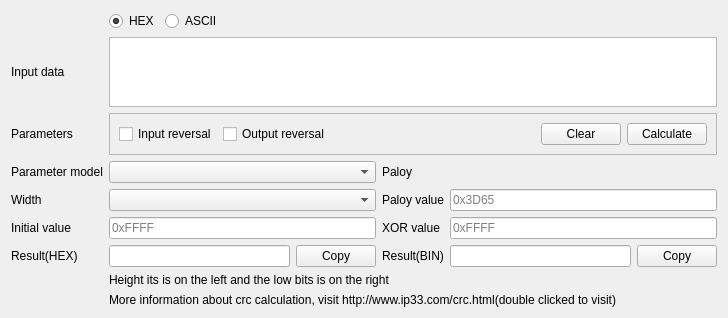
<?xml version="1.0" encoding="UTF-8"?>
<ui version="4.0">
 <class>xToolsCRCCalculatorAssistant</class>
 <widget class="QWidget" name="xToolsCRCCalculatorAssistant">
  <property name="geometry">
   <rect>
    <x>0</x>
    <y>0</y>
    <width>728</width>
    <height>314</height>
   </rect>
  </property>
  <property name="windowTitle">
   <string>CRC Assistant</string>
  </property>
  <layout class="QGridLayout" name="gridLayout">
   <item row="4" column="3">
    <widget class="QLabel" name="label_5">
     <property name="text">
      <string>Paloy value</string>
     </property>
    </widget>
   </item>
   <item row="5" column="0">
    <widget class="QLabel" name="label_6">
     <property name="text">
      <string>Initial value</string>
     </property>
    </widget>
   </item>
   <item row="6" column="2">
    <widget class="QPushButton" name="pushButtonCopyHex">
     <property name="text">
      <string>Copy</string>
     </property>
    </widget>
   </item>
   <item row="8" column="1" colspan="5">
    <widget class="QLabel" name="labelInfo">
     <property name="styleSheet">
      <string notr="true"/>
     </property>
     <property name="text">
      <string>More information about crc calculation, visit http://www.ip33.com/crc.html(double clicked to visit)</string>
     </property>
    </widget>
   </item>
   <item row="2" column="1" colspan="5">
    <widget class="QFrame" name="frame_2">
     <property name="frameShape">
      <enum>QFrame::StyledPanel</enum>
     </property>
     <property name="frameShadow">
      <enum>QFrame::Raised</enum>
     </property>
     <layout class="QHBoxLayout" name="horizontalLayout_2">
      <item>
       <widget class="QCheckBox" name="checkBoxRefIn">
        <property name="text">
         <string>Input reversal</string>
        </property>
       </widget>
      </item>
      <item>
       <widget class="QCheckBox" name="checkBoxRefOut">
        <property name="text">
         <string>Output reversal</string>
        </property>
       </widget>
      </item>
      <item>
       <spacer name="horizontalSpacer_2">
        <property name="orientation">
         <enum>Qt::Horizontal</enum>
        </property>
        <property name="sizeHint" stdset="0">
         <size>
          <width>40</width>
          <height>20</height>
         </size>
        </property>
       </spacer>
      </item>
      <item>
       <widget class="QPushButton" name="pushButtonClear">
        <property name="text">
         <string>Clear</string>
        </property>
       </widget>
      </item>
      <item>
       <widget class="QPushButton" name="pushButtonCalculate">
        <property name="text">
         <string>Calculate</string>
        </property>
       </widget>
      </item>
     </layout>
    </widget>
   </item>
   <item row="2" column="0">
    <widget class="QLabel" name="label_11">
     <property name="text">
      <string>Parameters</string>
     </property>
    </widget>
   </item>
   <item row="6" column="4">
    <widget class="QLineEdit" name="lineEditOutputBin"/>
   </item>
   <item row="5" column="3">
    <widget class="QLabel" name="label_7">
     <property name="text">
      <string>XOR value</string>
     </property>
    </widget>
   </item>
   <item row="7" column="1" colspan="4">
    <widget class="QLabel" name="label_10">
     <property name="styleSheet">
      <string notr="true"/>
     </property>
     <property name="text">
      <string>Height its is on the left and the low bits is on the right</string>
     </property>
    </widget>
   </item>
   <item row="0" column="1" colspan="5">
    <widget class="QFrame" name="frame">
     <property name="styleSheet">
      <string notr="true">QFrame {
	border:none
}</string>
     </property>
     <property name="frameShape">
      <enum>QFrame::StyledPanel</enum>
     </property>
     <property name="frameShadow">
      <enum>QFrame::Raised</enum>
     </property>
     <layout class="QHBoxLayout" name="horizontalLayout">
      <property name="leftMargin">
       <number>0</number>
      </property>
      <property name="topMargin">
       <number>0</number>
      </property>
      <property name="rightMargin">
       <number>0</number>
      </property>
      <property name="bottomMargin">
       <number>0</number>
      </property>
      <item>
       <widget class="QRadioButton" name="radioButtonHex">
        <property name="text">
         <string>HEX</string>
        </property>
        <property name="checked">
         <bool>true</bool>
        </property>
       </widget>
      </item>
      <item>
       <widget class="QRadioButton" name="radioButtonASCII">
        <property name="text">
         <string>ASCII</string>
        </property>
       </widget>
      </item>
      <item>
       <spacer name="horizontalSpacer">
        <property name="orientation">
         <enum>Qt::Horizontal</enum>
        </property>
        <property name="sizeHint" stdset="0">
         <size>
          <width>40</width>
          <height>20</height>
         </size>
        </property>
       </spacer>
      </item>
     </layout>
    </widget>
   </item>
   <item row="6" column="0">
    <widget class="QLabel" name="label_8">
     <property name="text">
      <string>Result(HEX)</string>
     </property>
    </widget>
   </item>
   <item row="3" column="0">
    <widget class="QLabel" name="label">
     <property name="text">
      <string>Parameter model</string>
     </property>
    </widget>
   </item>
   <item row="6" column="1">
    <widget class="QLineEdit" name="lineEditOutputHex"/>
   </item>
   <item row="3" column="4" colspan="2">
    <widget class="QLabel" name="labelPolyFormula">
     <property name="text">
      <string/>
     </property>
    </widget>
   </item>
   <item row="4" column="0">
    <widget class="QLabel" name="label_2">
     <property name="text">
      <string>Width</string>
     </property>
    </widget>
   </item>
   <item row="1" column="1" colspan="5">
    <widget class="QTextEdit" name="textEdit">
     <property name="html">
      <string>&lt;!DOCTYPE HTML PUBLIC &quot;-//W3C//DTD HTML 4.0//EN&quot; &quot;http://www.w3.org/TR/REC-html40/strict.dtd&quot;&gt;
&lt;html&gt;&lt;head&gt;&lt;meta name=&quot;qrichtext&quot; content=&quot;1&quot; /&gt;&lt;meta charset=&quot;utf-8&quot; /&gt;&lt;style type=&quot;text/css&quot;&gt;
p, li { white-space: pre-wrap; }
hr { height: 1px; border-width: 0; }
li.unchecked::marker { content: &quot;\2610&quot;; }
li.checked::marker { content: &quot;\2612&quot;; }
&lt;/style&gt;&lt;/head&gt;&lt;body style=&quot; font-family:'Sans Serif'; font-size:9pt; font-weight:400; font-style:normal;&quot;&gt;
&lt;p style=&quot;-qt-paragraph-type:empty; margin-top:0px; margin-bottom:0px; margin-left:0px; margin-right:0px; -qt-block-indent:0; text-indent:0px; font-family:'SimSun';&quot;&gt;&lt;br /&gt;&lt;/p&gt;&lt;/body&gt;&lt;/html&gt;</string>
     </property>
    </widget>
   </item>
   <item row="6" column="5">
    <widget class="QPushButton" name="pushButtonCopyBin">
     <property name="text">
      <string>Copy</string>
     </property>
    </widget>
   </item>
   <item row="4" column="1" colspan="2">
    <widget class="QComboBox" name="comboBoxWidth"/>
   </item>
   <item row="5" column="1" colspan="2">
    <widget class="QLineEdit" name="lineEditInit">
     <property name="placeholderText">
      <string notr="true">0xFFFF</string>
     </property>
    </widget>
   </item>
   <item row="4" column="4" colspan="2">
    <widget class="QLineEdit" name="lineEditPoly">
     <property name="text">
      <string/>
     </property>
     <property name="placeholderText">
      <string notr="true">0x3D65</string>
     </property>
    </widget>
   </item>
   <item row="3" column="1" colspan="2">
    <widget class="QComboBox" name="comboBoxName"/>
   </item>
   <item row="3" column="3">
    <widget class="QLabel" name="label_4">
     <property name="text">
      <string>Paloy</string>
     </property>
    </widget>
   </item>
   <item row="5" column="4" colspan="2">
    <widget class="QLineEdit" name="lineEditXOROUT">
     <property name="placeholderText">
      <string notr="true">0xFFFF</string>
     </property>
    </widget>
   </item>
   <item row="1" column="0">
    <widget class="QLabel" name="label_3">
     <property name="text">
      <string>Input data</string>
     </property>
    </widget>
   </item>
   <item row="6" column="3">
    <widget class="QLabel" name="label_9">
     <property name="text">
      <string>Result(BIN)</string>
     </property>
    </widget>
   </item>
  </layout>
  <zorder>label_6</zorder>
  <zorder>lineEditOutputHex</zorder>
  <zorder>textEdit</zorder>
  <zorder>lineEditPoly</zorder>
  <zorder>labelInfo</zorder>
  <zorder>label_5</zorder>
  <zorder>label_7</zorder>
  <zorder>label</zorder>
  <zorder>pushButtonCopyBin</zorder>
  <zorder>lineEditXOROUT</zorder>
  <zorder>label_8</zorder>
  <zorder>frame_2</zorder>
  <zorder>comboBoxName</zorder>
  <zorder>label_3</zorder>
  <zorder>frame</zorder>
  <zorder>label_10</zorder>
  <zorder>lineEditOutputBin</zorder>
  <zorder>label_2</zorder>
  <zorder>pushButtonCopyHex</zorder>
  <zorder>label_9</zorder>
  <zorder>comboBoxWidth</zorder>
  <zorder>lineEditInit</zorder>
  <zorder>label_4</zorder>
  <zorder>labelPolyFormula</zorder>
  <zorder>label_11</zorder>
 </widget>
 <resources/>
 <connections>
  <connection>
   <sender>pushButtonClear</sender>
   <signal>clicked()</signal>
   <receiver>textEdit</receiver>
   <slot>clear()</slot>
   <hints>
    <hint type="sourcelabel">
     <x>578</x>
     <y>165</y>
    </hint>
    <hint type="destinationlabel">
     <x>560</x>
     <y>71</y>
    </hint>
   </hints>
  </connection>
  <connection>
   <sender>pushButtonCopyHex</sender>
   <signal>clicked()</signal>
   <receiver>lineEditOutputHex</receiver>
   <slot>selectAll()</slot>
   <hints>
    <hint type="sourcelabel">
     <x>304</x>
     <y>287</y>
    </hint>
    <hint type="destinationlabel">
     <x>236</x>
     <y>290</y>
    </hint>
   </hints>
  </connection>
  <connection>
   <sender>pushButtonCopyHex</sender>
   <signal>clicked()</signal>
   <receiver>lineEditOutputHex</receiver>
   <slot>copy()</slot>
   <hints>
    <hint type="sourcelabel">
     <x>333</x>
     <y>296</y>
    </hint>
    <hint type="destinationlabel">
     <x>201</x>
     <y>297</y>
    </hint>
   </hints>
  </connection>
  <connection>
   <sender>pushButtonCopyBin</sender>
   <signal>clicked()</signal>
   <receiver>lineEditOutputBin</receiver>
   <slot>selectAll()</slot>
   <hints>
    <hint type="sourcelabel">
     <x>671</x>
     <y>288</y>
    </hint>
    <hint type="destinationlabel">
     <x>622</x>
     <y>289</y>
    </hint>
   </hints>
  </connection>
  <connection>
   <sender>pushButtonCopyBin</sender>
   <signal>clicked()</signal>
   <receiver>lineEditOutputBin</receiver>
   <slot>copy()</slot>
   <hints>
    <hint type="sourcelabel">
     <x>662</x>
     <y>295</y>
    </hint>
    <hint type="destinationlabel">
     <x>616</x>
     <y>295</y>
    </hint>
   </hints>
  </connection>
  <connection>
   <sender>radioButtonHex</sender>
   <signal>clicked()</signal>
   <receiver>textEdit</receiver>
   <slot>clear()</slot>
   <hints>
    <hint type="sourcelabel">
     <x>149</x>
     <y>20</y>
    </hint>
    <hint type="destinationlabel">
     <x>149</x>
     <y>43</y>
    </hint>
   </hints>
  </connection>
 </connections>
</ui>
